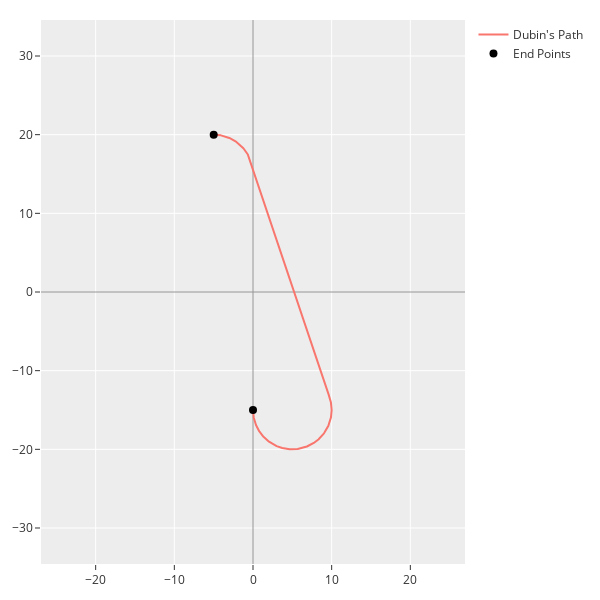

Notebook code for this chart:
### Code cell
plot_dubin(["Dubin's Path", "lines", configurations]).show()

### Figure 1 — Plotly figure (JSON) as saved in the notebook; plotly's stock layout.template omitted (floating-point values rounded to 4 significant figures; data arrays with more than 128 entries replaced by an {"elided": "..."} marker saying what was removed)
{"data": [{"hovertemplate": "Angle: %{text}<br>X: %{x}<br>Y: %{y}", "mode": "lines", "name": "Dubin's Path", "text": {"elided": "5519 str values"}, "type": "scatter", "x": {"elided": "5519 float values"}, "y": {"elided": "5519 float values"}}, {"marker": {"color": "black", "size": 8}, "mode": "markers", "name": "End Points", "type": "scatter", "x": [0, -4.995], "y": [-15, 20.0]}], "layout": {"height": 600, "margin": {"b": 20, "l": 20, "r": 20, "t": 20}, "width": 600, "xaxis": {"domain": [0, 1], "range": [-25, 25], "type": "linear", "zeroline": true, "zerolinecolor": "#969696"}, "yaxis": {"domain": [0, 1], "range": [-33.42, 33.42], "scaleanchor": "x", "scaleratio": 1, "type": "linear", "zeroline": true, "zerolinecolor": "#969696"}}}
